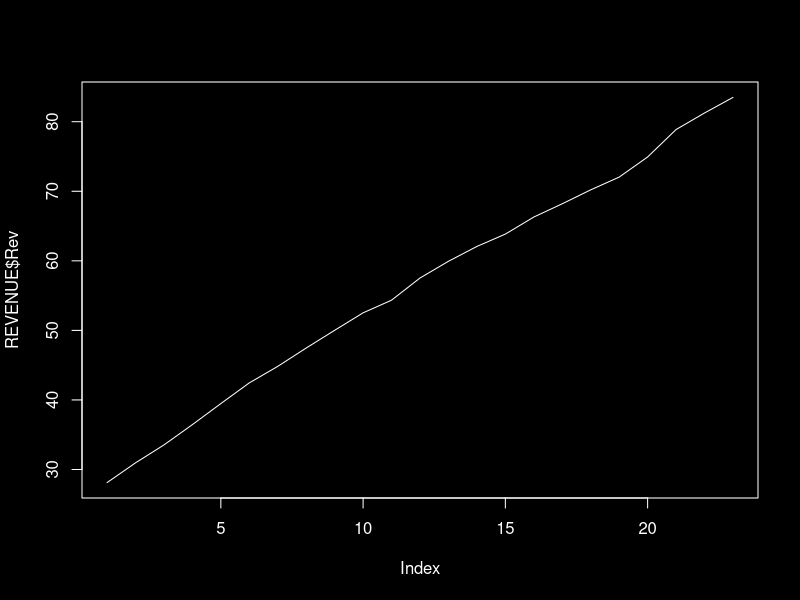
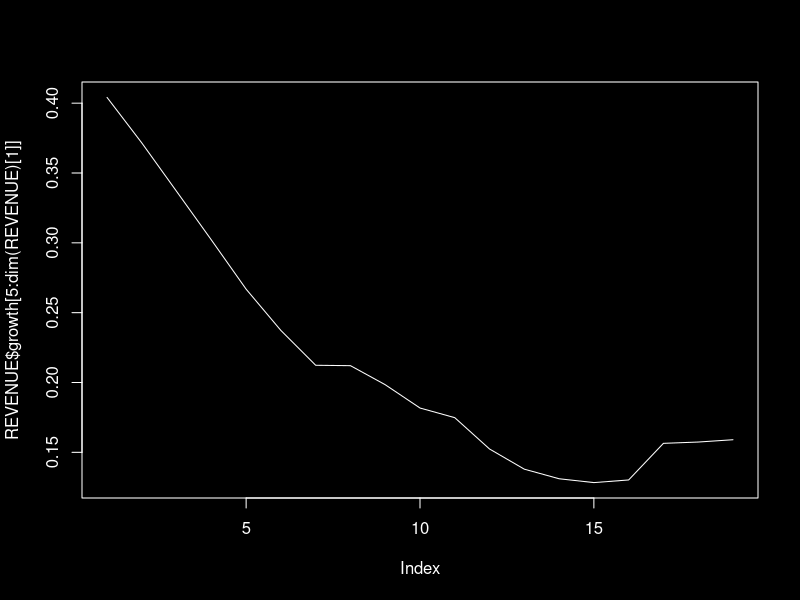
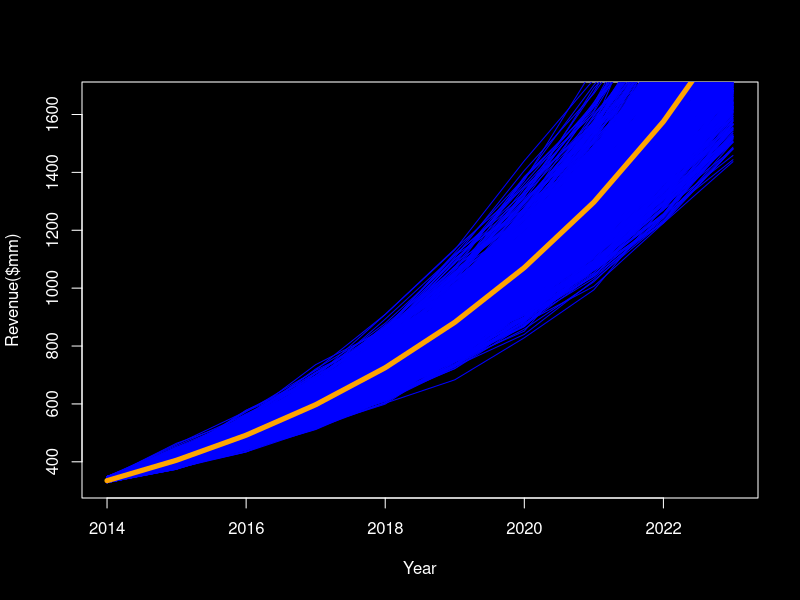
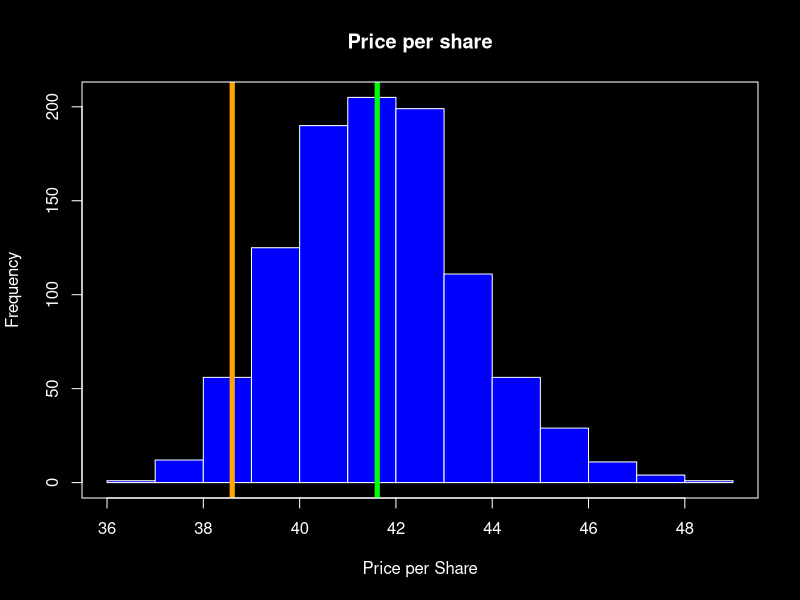

Write R code to recreate these figures, in order.
# data <- read.csv("/Users/Chinmayee/Desktop/CTCT/CTCT Income Statement.csv")

## Assumption
## Background colors
par(bg="black", fg="white", col.axis = "white",col.lab = "white" ,col.main = "white");
Quarterly.Revenue = c(
	83.494,81.256,78.874,74.931,
	72.039,70.208,68.205,66.298,
	63.846,62.072,59.938,57.532,
	54.346,52.527,50.015,47.467,
	44.828,42.455,39.481,36.455,
	33.533,30.955,28.118
);
Year = sort(c(rep(2014, 3),rep(2009:2013, 4)),decreasing = T);
qurt = c(rep(3:1),rep(4:1, 5));

REVENUE = data.frame(cbind(Year,qurt,Quarterly.Revenue));
names(REVENUE) = c("fy","Q","Rev");
REVENUE = REVENUE[order(REVENUE[, 1], REVENUE[, 2]), ];
plot(REVENUE$Rev,type = "l");

REVENUE$growth = c(
	rep(0, 4),
	REVENUE$Rev[-(1:4)] / REVENUE$Rev[-((dim(REVENUE)[1] - 3):dim(REVENUE)[1])]
	) - 1;
plot(REVENUE$growth[5:dim(REVENUE)[1]], type = "l");

growth.rate = (83.5 / 33.5) ^ (1 / 20) - 1;
REVENUE$error = REVENUE$growth - growth.rate;

# COGS
COGS = data.frame(cbind(
	2009:2013, 
	c(129.061, 174.231, 214.42, 252.154, 285.383),
	c(37.4, 49.7, 60,71.7, 79.8)
	));
names(COGS) = c("fy", "Rev", "Cost");
COGS_pct = lm(Cost~ -1 + Rev, data = COGS)$coef;
#attach(COGS);
COGS$error = COGS$Cost / COGS$Rev - COGS_pct;

# Expense
Expense = data.frame(
	cbind(2009:2013),
	c(129.061,174.231,214.42,252.154,285.383),
	c(71.5,91.6,106.2,126.8,140.4),
	c(5.1,8.6,11.7,14.3,14.7),
	c(17.2,21.5,26.3,35.1,42.2)
);

names(Expense) = c("fy", "Rev", "AdvtSMGA", "SBC", "RD");
Exp_AdvtSMGA_pct = lm(AdvtSMGA ~ -1 + Rev, data = Expense)$coef;
Exp_SBC_pct = lm(SBC ~ -1 + Rev, data = Expense)$coef; 
Exp_RD_pct = lm(RD ~ -1 + Rev, data = Expense)$coef;

attach(Expense);
Expense$AdvtSMGA_error = AdvtSMGA / Rev - Exp_AdvtSMGA_pct;
Expense$SBC_error = SBC / Rev - Exp_SBC_pct;
Expense$RD_error = RD / Rev - Exp_RD_pct;
detach(Expense);




## Forecast
Forecast <- function(M, WACC) { 
	# the total number of shares (in millions)
	numShares = 33.732;

	Year = 2014:2023;
	
	REV.forecast = data.frame(matrix(data=0, nrow = length(Year) * 4, ncol = 3));
	names(REV.forecast) = c("fy", "Q", "Rev");
	REV.forecast$fy = sort(rep(Year, 4));
	REV.forecast$Q = rep(1:4, 10);
	REV.forecast$Rev[1:3] = REVENUE[REVENUE$fy == 2014, "Rev"];
	
	error_rev = REVENUE$error[5:dim(REVENUE)[1]];
	error_COGS = COGS$error;
	error_AdvtSMGA = Expense$AdvtSMGA_error;
	error_SBC = Expense$SBC_error;
	error_RD = Expense$RD_error;
	
	Depreciation = c(25.216, 28.333, 31.414, 33.749, 35.669, 37.489, 39.395, 41,417, 43.450, 45.398);
	StockComp = c(17.137, 19.913, 23.036, 25.046, 26.554, 27.908, 29.327, 30.833, 32.346, 33.796)
	Tax_rate = c(rep(0.34, 10));
	Cap_Exp = c(23.240,27.005,31.240,33.965,36.010,37.847,39.771,41.813,43.865,45.832);
	WC = c(7.000,7.954,8.941,5.778,4.408,3.695,3.867,4.103,4.109,3.913);
	TV = 1873.29;

	discount = (1 + WACC) ^ (2014 - Year);


	aggrgt.forecast = data.frame(matrix(data = 0, nrow = length(Year), ncol = 6));
	names(aggrgt.forecast) = c("fy","Rev","COGS","Expense","EBIT", "FCF");
	aggrgt.forecast$fy = Year;

	# one column for PV, one for Price per Share, and one for each Year
	simu = data.frame(matrix(data = 0, nrow = M, ncol = 2 + length(Year)));
	names(simu) = c("PV", "Price per Share", Year);

	# to give 2 charts in one display  
	#par(mfrow = c(1,2));

	for(m in 1:M) {
		REV.forecast[4,"Rev"] = 74.931 * ( 1 + growth.rate + sample(error_rev,1) );

		for(p in 5:dim(REV.forecast)[1])
			REV.forecast[p,"Rev"] = REV.forecast[(p - 4), "Rev"] * 
			(1 + growth.rate + sample(error_rev, 1));

		aggrgt.forecast$Rev = aggregate(Rev~fy, data = REV.forecast, FUN = sum)$Rev;

		for(p in 1:length(Year)) {
			aggrgt.forecast[p, "COGS"] = aggrgt.forecast[p, "Rev"] * 
				(COGS_pct - 0.03 * (p-1) + sample(error_COGS, 1));

			aggrgt.forecast[p, "Expense"] = aggrgt.forecast[p, "Rev"] * 
				(Exp_AdvtSMGA_pct + Exp_SBC_pct + Exp_RD_pct + 
					sample(error_AdvtSMGA, 1) + sample(error_SBC, 1) + sample(error_RD, 1)
				) + 
				Depreciation[p] + StockComp[p];
			
			aggrgt.forecast[p, "EBIT"] = aggrgt.forecast[p, "Rev"] - 
				aggrgt.forecast[p, "COGS"] - aggrgt.forecast[p, "Expense"];
			
			aggrgt.forecast[p, "FCF"] = aggrgt.forecast[p, "EBIT"] * (1 - Tax_rate[p]) + 
				Depreciation[p] + StockComp[p] - Cap_Exp[p] + WC[p];
		}

		# write PV in column 1
		simu[m, 1] = sum(aggrgt.forecast$FCF * discount) + TV * discount[length(Year)];

		# write the Price per Share into column 2 (both, revenue and shares are in millions)
		simu[m, 2] = simu[m, 1] / numShares

		# write EBT for each Year
		#simu[m,2:(length(Year)+1)] = aggrgt.forecast$EBIT;

		# write revenue for each Year (first two columns are already used)
		simu[m, -(1:2)] = aggrgt.forecast$Rev;

		if (m == 1) 
			plot(Year, simu[m, -(1:2)], type = "l", col = "blue", ylab = "Revenue($mm)") 
		else
			points(Year, simu[m, -(1:2)], type = "l", col = "blue", ylab = "Revenue($mm)")
			
	}

	MeanRevPerYear <- apply(simu[ ,-(1:2)],2, mean);
	points(Year, MeanRevPerYear, type = "l", col = "orange", lwd = 5);
	# abline(v = MeanRevPerYear ,col = "orange", lwd =2);

	# main = "Price per share"
  hist(simu[, 2], col = "blue",xlab = "Price per Share", main = "Price per share");
	x <- mean(simu[,2]);
	abline(v = 38.6,col = "orange", lwd =5);
	abline(v = x,col = "green", lwd =5);
	box();

	print("PV summary:");
	print(summary(simu[, "PV"]));

	print("Price per Share:");
	print(summary(simu[, "Price per Share"]));

	print("Revenue for each Year");
	print(summary(simu[, -(1:2)]));

	print("5th percentile for each column:")
	for (col in 1:dim(simu)[2]) {
		print(names(simu)[col]);
		print(quantile (simu[, col], 0.05));
		}
		
	print("95th percentile for each column:")
	for (col in 1:dim(simu)[2]) {
		print(names(simu)[col]);
		print(quantile (simu[, col], 0.95));
	}
	
	return(simu);
}

try = Forecast(1000, 0.103);